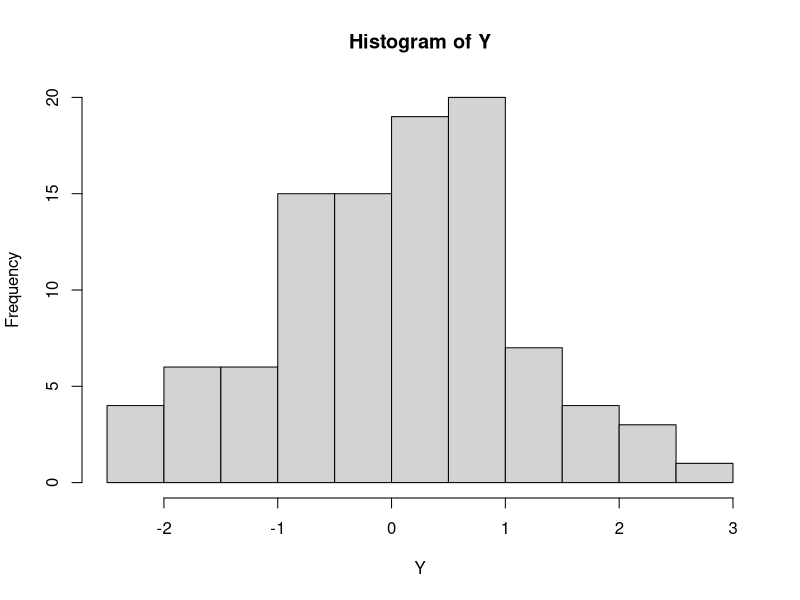
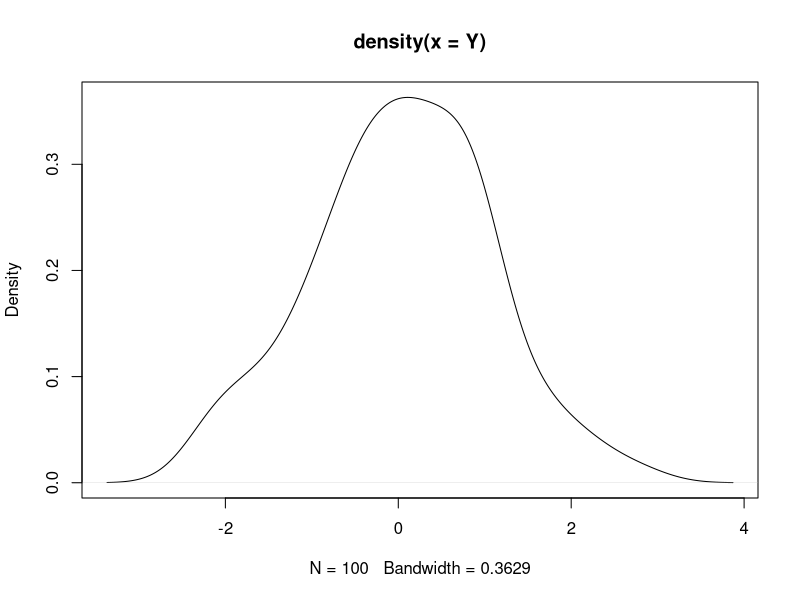
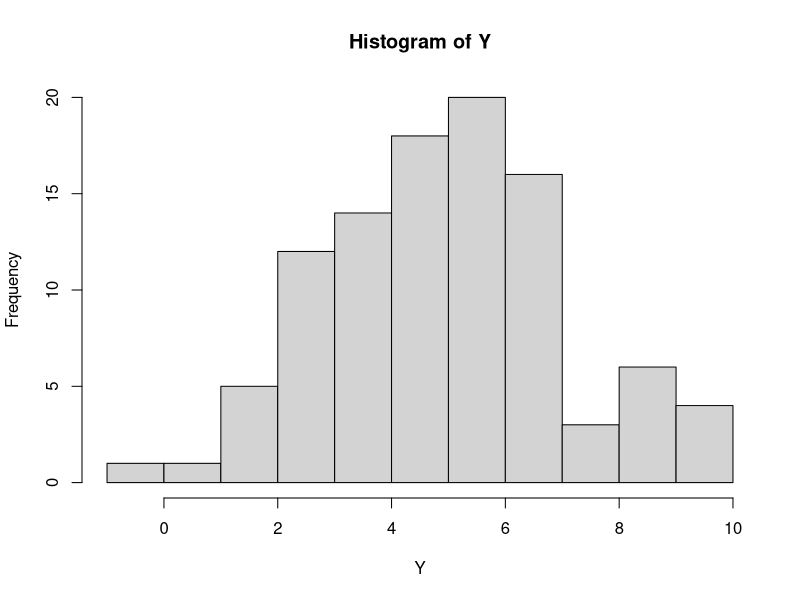
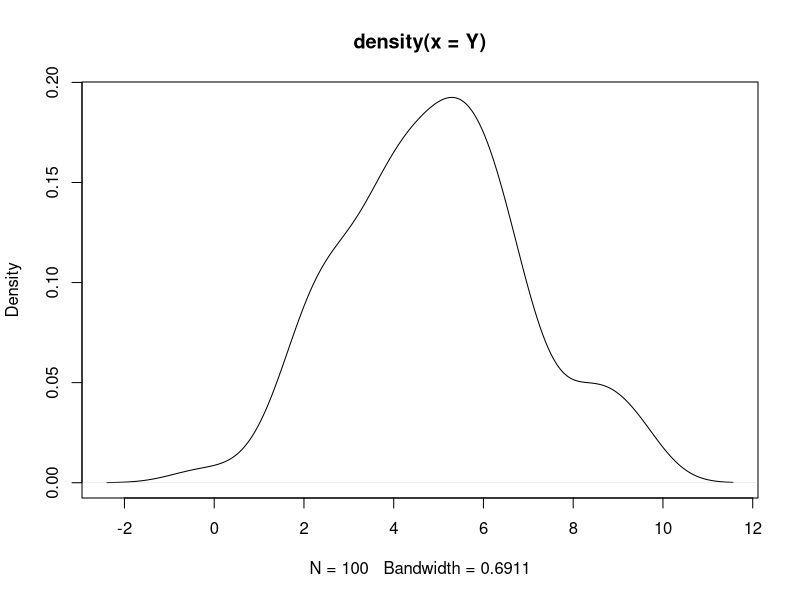
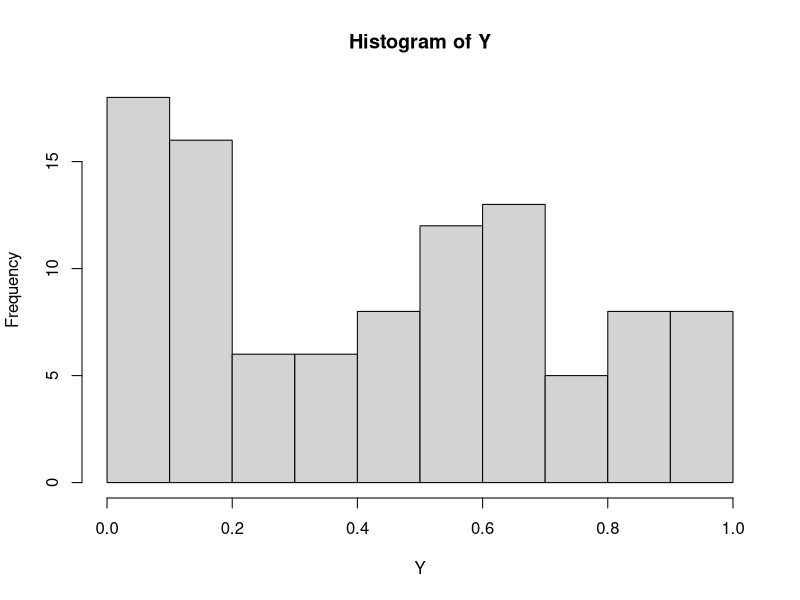
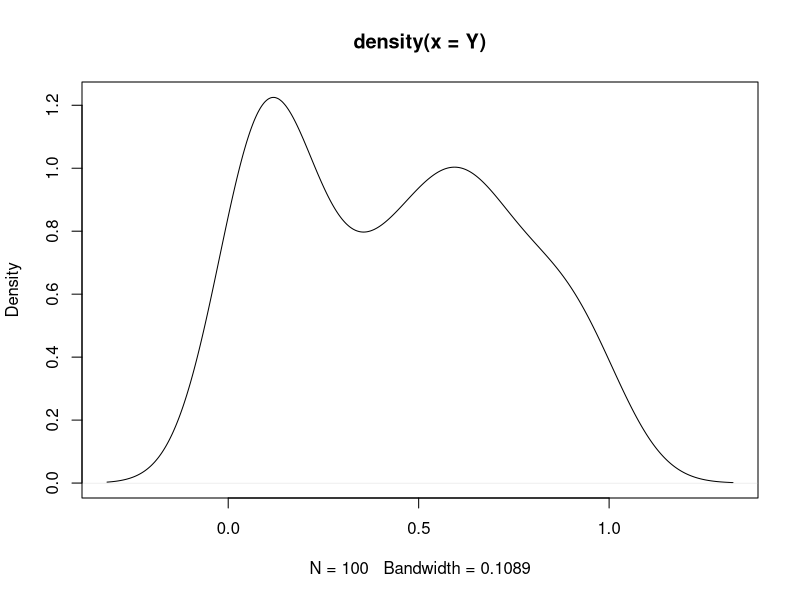
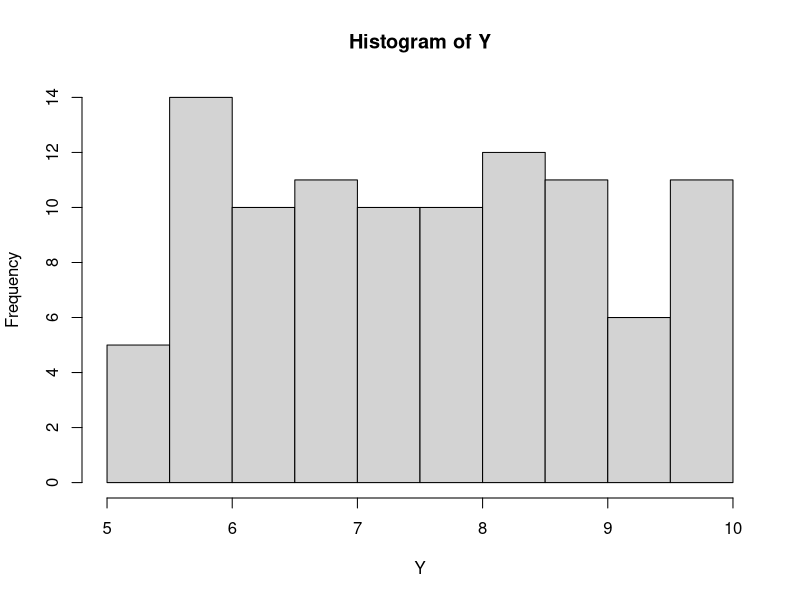
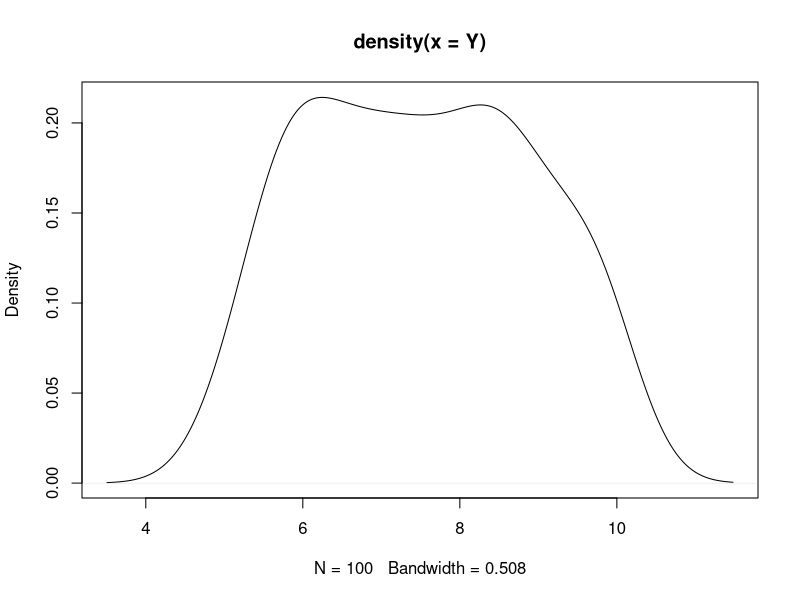

Source code (R) for these figures, in order:
#Datos simulados

#Con distribución normal estándar
Y <- rnorm(100)
hist(Y)
plot(density(Y))
 
#Con distribución normal con media cinco y desviación estándar dos
Y <- rnorm(100,5,2)
hist(Y)
plot(density(Y))

#Con distribución uniforme
Y <- runif(100)
hist(Y)
plot(density(Y))

#Con distribución uniforme desde 5 hasta 10
Y <- runif(100,5,10)
hist(Y)
plot(density(Y))

#Ejemplo edad y lugar

escuela <- data.frame(
  Edad = rnorm(50, 10, 1.2),
  Lugar = "Escuela"
)

universidad <- data.frame(
  Edad = rnorm(80, 21, 2.5),
  Lugar = "Universidad"
)

edad_lugar <- rbind(escuela,universidad)
boxplot(Edad ~ Lugar, data=edad_lugar)


#Modelo lineal
X <- seq(0, 3*pi,length.out = 100)
Y <- -0.3*X + 1 + rnorm(100,0,0.5) #rnorm(100,0,0.5) es el error estándar
Z <- -0.3*X + 1 #Modelo teórico

datos_lineal <- data.frame(X,Y,Z)

plot(Y~X, data=datos_lineal)
lines(Z~X, data=datos_lineal, col="red", lwd=2) #Línea ajustada a los datos
plot(Z~X, data=datos_lineal) #Gráfico modelo teórico

#Modelo no lineal
X <- seq(0, 3*pi,length.out = 100)
Y <- cos(X)+ rnorm(100,0,0.5) #rnorm(100,0,0.5) es el error estándar
Z <- cos(X) #Modelo teórico

datos_no_lineal <- data.frame(X,Y,Z)

plot(Y~X, data=datos_no_lineal)
lines(Z~X, data=datos_no_lineal, col="red", lwd=2) #Línea ajustada a los datos
plot(Z~X, data=datos_no_lineal) #Gráfico modelo teórico

#Ejemplo de data frame
X1 <- 1000 + rnorm(300, 15, 100)
X2 <- 1000 + rnorm(300, 26, 200)
X3 <- 1000 + rnorm(300, 1500, 1000)

a <- data.frame(X1,X2,X3)
kappa(a) #Número de condición



